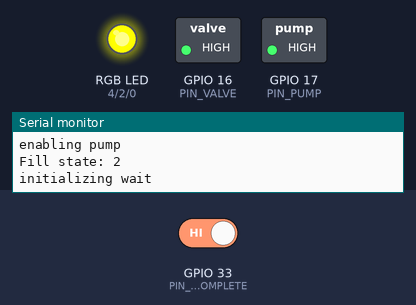
This sketch was run on a simulated ESP32. On the bench: switched loads named in the sketch (green lamp = pin HIGH), an RGB LED mixed from three pins (HIGH = lit), the last lines printed to the serial monitor. The test bench sets the inputs (shaded band); at power-on: GPIO 33 (PIN_SENSOR_FLOOD_COMPLETE) HIGH.

Above: at 1.3 s.
1.4 s: GPIO 33 (PIN_SENSOR_FLOOD_COMPLETE) driven LOW
At 1.8 s:
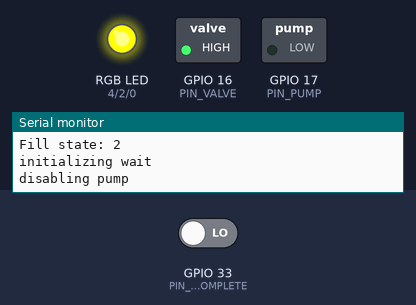
At 16.8 s:
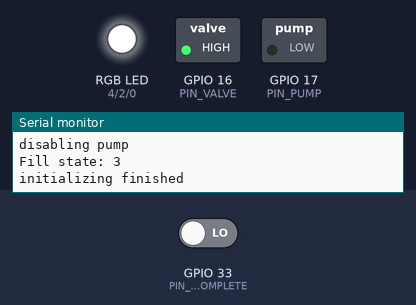
Timing chart, 0 to 19.5 s (numbered marks = the images above; inputs shaded):
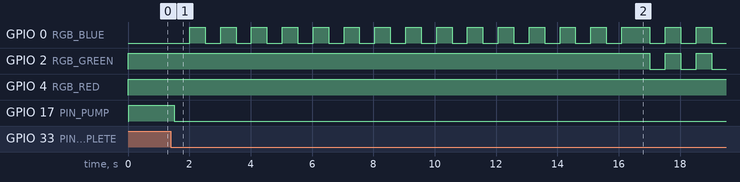

Measured:
- after the input at 1.4 s, GPIO 0 (RGB_BLUE): goes 14 × (HIGH 0.50 s, LOW 0.50 s), HIGH 0.92 s, LOW 0.50 s, HIGH 0.50 s, LOW 0.50 s, HIGH 0.50 s, then LOW, starting after 0.61 s; GPIO 2 (RGB_GREEN): alternates HIGH for 0.50 s and LOW for 0.50 s, starting after 15.6 s; GPIO 17 (PIN_PUMP): HIGH → LOW after 0.11 s

The sketch:

hydroponics_watering.ino
```cpp
#include "constants.h"

#include "TickObject.hpp"
#include "TickObjectList.h"
#include "TimeIntervalGuard.hpp"
#include "WaterDetector.h"
#include "LightDiode.h"
#include "Relay.hpp"
#include "State.hpp"
#include "StateFill.hpp"
#include "HydroponicsManager.h"

unsigned int lastTick = 0;
HydroponicsManager* hydroponics_manager;

#define TICK_INTERVAL 10

void setup() {
  Serial.begin(115200);
  Serial.println("startup");
  hydroponics_manager = new HydroponicsManager();
}

void loop() {
  unsigned int diff = getDiff();
  hydroponics_manager->tick(diff);
  delay(TICK_INTERVAL);
}

unsigned int getDiff() {
  unsigned int ms = millis();
  unsigned int diff = ms - lastTick;
  lastTick = ms;
  return diff;
}
```

HydroponicsManager.cpp
```cpp
#include <Arduino.h>
#include "HydroponicsManager.h"
#include "constants.h"
#include "StateFill.hpp"
#include "StateIdle.hpp"

RTC_DATA_ATTR int deepSleepCounter = 0;

// sleep 2 times, totals to 2 hours
#define DEEP_SLEEP_MAX 2

HydroponicsManager::HydroponicsManager() {
  this->light_diode = new LightDiode();
  this->flood_complete_detector = new WaterDetector(PIN_SENSOR_FLOOD_COMPLETE, FLOOD_THRESHOLD);
  this->pump = new Relay(PIN_PUMP);
  this->valve = new Relay(PIN_VALVE);

  byte objectCount = 2;
  this->objectList = new TickObjectList(objectCount);
  this->objectList->add(light_diode);
  this->objectList->add(flood_complete_detector);

  this->light_diode->setMode(LightDiode::MODE_BLINKING);
  this->light_diode->set(LightDiode::COLOUR_YELLOW);

  this->initialize();
}

HydroponicsManager::~HydroponicsManager() {
  delete this->objectList;
  delete this->light_diode;
  delete this->flood_complete_detector;
}

TickObjectList* HydroponicsManager::getObjectList() {
  return this->objectList;
}

void HydroponicsManager::tick(unsigned int diff) {
  for(byte idx = 0; idx < this->objectList->getCount(); idx++) {
    TickObject* obj = this->objectList->get(idx);
    if (obj != nullptr && obj->isEnabled()) {
      obj->tick(diff);
    }
  }

  if(this->stateObj != nullptr) {
    this->stateObj->tick(diff);
  }
}

void HydroponicsManager::initialize() {
  Serial.println("initialize()");
  this->isInitialized = true;

  esp_sleep_wakeup_cause_t wakeup_reason;
  wakeup_reason = esp_sleep_get_wakeup_cause();
  if (wakeup_reason == ESP_SLEEP_WAKEUP_TIMER) {
    Serial.println("woke up from deep sleep.");
    deepSleepCounter++;
    if (deepSleepCounter < DEEP_SLEEP_MAX) {
      Serial.printf("deep sleep %d...", deepSleepCounter);
      Serial.println();
      this->setState(STATE_IDLE);
      return;
    } else {
      Serial.println("deep sleep finished");
      ESP.restart();
    }
  } else {
    deepSleepCounter = 0;

    Serial.println("filling...");
    this->setState(STATE_FILL);
  }
}

void HydroponicsManager::setState(byte newState) {
  if(this->state == newState) {
    return;
  }

  this->state = newState;

  if (this->stateObj != nullptr) {
    delete this->stateObj;
  }

  Serial.printf("Going into state %d...", this->state);
  Serial.println();
  switch (this->state)
  {
    case STATE_FILL:
      this->stateObj = new StateFill(this);
      break;
    case STATE_IDLE:
      this->stateObj = new StateIdle(this);
      break;
    default:
      Serial.printf("Unknown state: %d", this->state);
      Serial.println();
      break;
  }
}
```

HydroponicsManager.h
```cpp
#ifndef HYDROPONICSMANAGER_H
#define HYDROPONICSMANAGER_H

#include "TickObjectList.h"
#include "TickObject.hpp"
#include "WaterDetector.h"
#include "LightDiode.h"
#include "Relay.hpp"
#include "State.hpp"

static const byte STATE_FILL = 0;
static const byte STATE_IDLE = 2;

// Declare state, resolves circular reference issue.
class State;

class HydroponicsManager : public TickObject {
  public:
    HydroponicsManager();
    ~HydroponicsManager();

    LightDiode* light_diode;
    WaterDetector* flood_complete_detector;
    Relay* pump;
    Relay* valve;

    TickObjectList* getObjectList();
    void tick(unsigned int diff);
    void setState(byte newState);
  private:
    TickObjectList* objectList;

    byte state = -1;
    State* stateObj = nullptr;
    bool isInitialized = false;
    void initialize();
};

#endif
```

LightDiode.cpp
```cpp
#include <Arduino.h>
#include "LightDiode.h"
#include "TimeIntervalGuard.hpp"

LightDiode::LightDiode() {
  pinMode(RGB_RED, OUTPUT);
  pinMode(RGB_GREEN, OUTPUT);
  pinMode(RGB_BLUE, OUTPUT);

  this->set(COLOUR_OFF);
}

LightDiode::~LightDiode() {
  this->clearIntervalGuard();
}

void LightDiode::clearIntervalGuard() {
  if(this->interval_guard != nullptr) {
    delete this->interval_guard;
    this->interval_guard = nullptr;
  }
}

void LightDiode::set(byte colour) {
  this->desired_state = colour;
}

void LightDiode::setMode(byte mode) {
  this->mode = mode;

  this->clearIntervalGuard();

  switch (this->mode)
  {
  case MODE_BLINKING:
    this->interval_guard = new TimeIntervalGuard(this->blink_interval);
    break;
  default:
    break;
  }
}

void LightDiode::setBlinkInterval(byte interval) {
  if (interval < BLINK_INTERVAL_MIN) {
    interval = BLINK_INTERVAL_MIN;
  }
  if (interval > BLINK_INTERVAL_MAX) {
    interval = BLINK_INTERVAL_MAX;
  }
  this->blink_interval = interval;

  if (this->mode == MODE_BLINKING) {
    this->interval_guard->setInterval(this->blink_interval);
  }
}

void LightDiode::tick(unsigned int diff) {
  switch(this->mode) {
    case MODE_STATIC:
      this->tickModeStatic();
      break;
    case MODE_BLINKING:
      this->tickModeBlinking(diff);
      break;
  }
}

void LightDiode::tickModeStatic() {
  if (this->current_state != this->desired_state) {
    this->writeState(this->desired_state);
  }
}

void LightDiode::tickModeBlinking(unsigned int diff) {
  if (!this->interval_guard->updateCheckElapsed(diff)) {
    return;
  }
  this->interval_guard->reset();

  if (this->current_state == COLOUR_OFF) {
    this->writeState(this->desired_state);
  } else {
    this->writeState(COLOUR_OFF);
  }
}

void LightDiode::writeState(byte colour) {
  bool red = (byte)((colour & COLOUR_RED) > 0) ? LOW : HIGH;
  bool green = (byte)((colour & COLOUR_GREEN) > 0) ? LOW : HIGH;
  bool blue = (byte)((colour & COLOUR_BLUE) > 0) ? LOW : HIGH;
  digitalWrite(RGB_RED, red);
  digitalWrite(RGB_GREEN, green);
  digitalWrite(RGB_BLUE, blue);
  this->current_state = colour;
}
```

LightDiode.h
```cpp
#ifndef LIGHTDIODE_H
#define LIGHTDIODE_H

#include "TickObject.hpp"
#include "TimeIntervalGuard.hpp"

#define RGB_RED 4
#define RGB_GREEN 2
#define RGB_BLUE 0

#define BLINK_INTERVAL_MIN 100
#define BLINK_INTERVAL_MAX 5000
#define BLINK_INTERVAL_DEFAULT 500

class LightDiode : public TickObject {
  public:
    LightDiode();
    ~LightDiode();

    void set(byte colour);
    void setMode(byte mode);
    void setBlinkInterval(byte interval);
    void tick(unsigned int diff);

    static const byte COLOUR_RED = 1;
    static const byte COLOUR_GREEN = 2;
    static const byte COLOUR_BLUE = 4;
    static const byte COLOUR_YELLOW = COLOUR_RED | COLOUR_GREEN;
    static const byte COLOUR_PURPLE = COLOUR_RED | COLOUR_BLUE;
    static const byte COLOUR_TEAL = COLOUR_GREEN | COLOUR_BLUE;
    static const byte COLOUR_WHITE = COLOUR_RED | COLOUR_GREEN | COLOUR_BLUE;
    static const byte COLOUR_OFF = 0;

    static const byte MODE_STATIC = 0;
    static const byte MODE_BLINKING = 1;
  private:
    byte current_state = COLOUR_OFF;
    byte desired_state = COLOUR_OFF;
    byte mode;

    void writeState(byte colour);

    void tickModeStatic();

    unsigned int blink_interval = BLINK_INTERVAL_DEFAULT;
    void tickModeBlinking(unsigned int diff);
    TimeIntervalGuard* interval_guard = nullptr;
    void clearIntervalGuard();
};

#endif
```

Relay.hpp
```cpp
#ifndef RELAY_H
#define RELAY_H

#include <Arduino.h>

class Relay {
  public:
    Relay(uint8_t pin) {
      this->pin = pin;
      pinMode(pin, OUTPUT);
      setActive(this->isActive);
    }
    void setActive(bool state) {
      this->isActive = state;
      digitalWrite(this->pin, state ? HIGH : LOW);
    }
    bool getIsActive() {
      return this->isActive;
    }
  private:
    uint8_t pin;
    bool isActive = false;
};

#endif
```

State.hpp
```cpp
#ifndef STATE_H
#define STATE_H

#include "TickObject.hpp"
#include "HydroponicsManager.h"

// Declare HydroponicsManager, resolves circular reference issue.
class HydroponicsManager;

class State : public TickObject {
  public:
    State(HydroponicsManager* manager) {
      this->manager = manager;
    }
  protected:
    HydroponicsManager* manager;
};

#endif
```

StateFill.hpp
```cpp
#ifndef STATEFILL_H
#define STATEFILL_H

#include "State.hpp"
#include "LightDiode.h"

#define FILL_TIME_WAIT_CHECK 15000
#define FILL_TIME_WAIT_BEFORE_DRAIN 480000

static const byte FILL_STATE_BEGIN = 0;
static const byte FILL_STATE_PUMP = 1;
static const byte FILL_STATE_WAIT = 2;
static const byte FILL_STATE_FINISHED = 3;

class StateFill : public State {
  public:
    StateFill(HydroponicsManager* manager) : State(manager) {
      Serial.println("Initializing StateFill...");
      this->interval = new TimeIntervalGuard(FILL_TIME_WAIT_CHECK);
      int state1 = digitalRead(16);
      int state2 = digitalRead(17);
      Serial.printf("pin state: %d, %d", state1, state2);
      Serial.println();
      this->setState(FILL_STATE_BEGIN);
    }

    ~StateFill() {
      delete this->interval;
    }

    void tick(unsigned int diff) {
      switch(this->fillState) {
        case FILL_STATE_BEGIN:
          this->handleStateBegin();
          break;
        case FILL_STATE_PUMP:
          this->handleStatePump();
          break;
        case FILL_STATE_WAIT:
          this->handleStateWait(diff);
          break;
        case FILL_STATE_FINISHED:
          this->handleStateFinished(diff);
          break;
      }
    }

  private:
    TimeIntervalGuard* interval;
    bool isFillDetected = false;
    byte fillState = -1;

    void setState(byte state) {
      Serial.printf("Fill state: %d", state);
      Serial.println();
      this->fillState = state;
      this->initState(state);
    }

    void initState(byte state) {
      switch(state) {
        case FILL_STATE_BEGIN:
          this->manager->valve->setActive(true);
        case FILL_STATE_PUMP:
          Serial.println("initializing begin/pump");
          this->manager->light_diode->setMode(LightDiode::MODE_STATIC);
          this->manager->light_diode->set(LightDiode::COLOUR_BLUE);
          break;
        case FILL_STATE_WAIT:
          Serial.println("initializing wait");
          this->interval->resetSetInterval(FILL_TIME_WAIT_CHECK);
          break;
        case FILL_STATE_FINISHED:
          Serial.println("initializing finished");
          this->manager->light_diode->setMode(LightDiode::MODE_BLINKING);
          this->manager->light_diode->set(LightDiode::COLOUR_TEAL);
          this->interval->resetSetInterval(FILL_TIME_WAIT_BEFORE_DRAIN);
          break;
        default:
          break;
      }
    }

    void handleStateBegin() {
      Serial.println("enabling valve");
      this->manager->valve->setActive(true);
      this->setState(FILL_STATE_PUMP);
    }

    void handleStatePump() {
      Serial.println("enabling pump");
      this->manager->pump->setActive(true);
      this->setState(FILL_STATE_WAIT);
    }

    void handleStateWait(unsigned int diff) {
      // Serial.println("wait...");
      bool filledDetected = this->manager->flood_complete_detector->getIsWatered();
      bool filledDetectedPreviously = this->isFillDetected;
      this->isFillDetected = filledDetected;

      auto pump = this->manager->pump;
      if (!filledDetected) {
        if(this->interval->updateCheckElapsed(diff) && !pump->getIsActive()) {
          this->setState(FILL_STATE_PUMP);
        }
        return;
      }

      if(pump->getIsActive()) {
        Serial.println("disabling pump");
        pump->setActive(false);
        this->interval->reset();
        this->manager->light_diode->setMode(LightDiode::MODE_BLINKING);
        this->manager->light_diode->set(LightDiode::COLOUR_BLUE);
      } else {
        if(this->interval->updateCheckElapsed(diff)) {
          if (filledDetectedPreviously) {
            this->setState(FILL_STATE_FINISHED);
            return;
          }
        }
      }
    }

    void handleStateFinished(unsigned int diff) {
      if(this->interval->updateCheckElapsed(diff)) {
        Serial.println("Finished Filling!");
        this->interval->setEnabled(false);
        this->manager->valve->setActive(false);
        this->manager->setState(STATE_IDLE);
      }
    }
};

#endif
```

StateIdle.hpp
```cpp
#ifndef STATEIDLE_H
#define STATEIDLE_H

#include "State.hpp"
#include "LightDiode.h"

static const unsigned long IDLE_TIME_SLEEP=3600*1000*1000; // 1 hour

class StateIdle : public State {
  public:
    StateIdle(HydroponicsManager* manager) : State(manager) {
      auto led = this->manager->light_diode;
      led->setMode(LightDiode::MODE_STATIC);
      led->set(LightDiode::COLOUR_YELLOW);
    }
    ~StateIdle() {
    }
    void tick(unsigned int diff) {
      unsigned long operatingTime = micros();
      unsigned long timeSleep = (operatingTime > IDLE_TIME_SLEEP) ? 1 : IDLE_TIME_SLEEP - operatingTime;
      Serial.printf("going to sleep for %lu (%lu/%x) seconds... (operating time was: %lu)", timeSleep/1000/1000, timeSleep, timeSleep, operatingTime/1000/1000);
      esp_sleep_enable_timer_wakeup(timeSleep);
      esp_deep_sleep_start();
      // End of program. Board goes into sleep mode.
    }
};

#endif
```

TickObject.hpp
```cpp
#ifndef TICKOBJECT_H
#define TICKOBJECT_H

class TickObject {
  public:
    bool isEnabled() {
      return this->is_enabled;
    }
    void setEnabled(bool state) {
      this->is_enabled = state;
    }
    virtual void tick(unsigned int diff) = 0;
  private:
    bool is_enabled = true;
};

#endif
```

TickObjectList.cpp
```cpp
#include <Arduino.h>
#include "TickObjectList.h"
#include "TickObject.hpp"

TickObjectList::TickObjectList(byte maxSize) {
  this->max_size = maxSize;
  this->count = 0;
  TickObject** arr = new TickObject*[this->max_size];
  this->objects = arr;
}

void TickObjectList::add(TickObject* obj) {
  if(this->count < this->max_size) {
    this->objects[count++] = obj;
  }
}

TickObject* TickObjectList::get(byte index) {
  if (index < 0 || index >= this->max_size) {
    return nullptr;
  }
  return this->objects[index];
}

byte TickObjectList::getCount() {
  return this->count;
}
```

TickObjectList.h
```cpp
#ifndef TICKOBJECTLIST_H
#define TICKOBJECTLIST_H

#include "TickObject.hpp"

class TickObjectList {
  public:
    TickObjectList(byte maxSize);
    void add(TickObject* obj);
    TickObject* get(byte index);
    byte getCount();
  private:
    byte count;
    byte max_size;
    TickObject** objects;
};

#endif
```

TimeIntervalGuard.hpp
```cpp
#ifndef TIMEINTERVALGUARD_H
#define TIMEINTERVALGUARD_H

class TimeIntervalGuard {
  public:
    TimeIntervalGuard(unsigned int interval) {
      this->setInterval(interval);
    }
    void reset() {
      this->time_elapsed = 0;
      this->is_enabled = true;
    }
    void resetSetInterval(unsigned int interval) {
      this->reset();
      this->setInterval(interval);
    }
    bool updateCheckElapsed(unsigned int diff) {
      this->time_elapsed += diff;
      return is_enabled && this->time_elapsed >= this->interval;
    }
    void setInterval(unsigned int interval) {
      this->interval = interval;
    }
    void setEnabled(bool enabled) {
      this->is_enabled = enabled;
    }
  private:
    unsigned int time_elapsed = 0;
    unsigned int interval;
    bool is_enabled = true;
};

#endif
```

WaterDetector.cpp
```cpp
#include <Arduino.h>
#include "WaterDetector.h"
#include "TimeIntervalGuard.hpp"

WaterDetector::WaterDetector(byte pin, float threshold) {
  this->pin = pin;
  this->threshold = threshold;
  this->interval_guard = new TimeIntervalGuard(this->interval);
}

WaterDetector::~WaterDetector() {
  if (this->interval_guard != nullptr) {
    delete this->interval_guard;
  }
}

bool WaterDetector::getIsWatered() {
  return this->isWatered;
}

void WaterDetector::tick(unsigned int diff) {
  if(!this->interval_guard->updateCheckElapsed(diff)) {
    return;
  }
  this->interval_guard->reset();

  float reading = 0;
  for(byte i = 0; i < MEASURE_SAMPLE_SIZE; i++) {
    reading += touchRead(this->pin);
  }
  reading /= MEASURE_SAMPLE_SIZE;

  if (reading <= this->threshold) {
    this->isWatered = true;
  } else {
    this->isWatered = false;
  }
}
```

WaterDetector.h
```cpp
#ifndef WATERDETECTOR_H
#define WATERDETECTOR_H

#include "TickObject.hpp"
#include "TimeIntervalGuard.hpp"

#define MEASURE_SAMPLE_SIZE 8
#define MEASURE_INTERVAL_DEFAULT 500

class WaterDetector : public TickObject {
  public:
    WaterDetector(byte pin, float threshold);
    ~WaterDetector();
    void tick(unsigned int diff);
    bool getIsWatered();
  private:
    byte pin;
    float threshold;
    bool isWatered = false;
    unsigned int interval = MEASURE_INTERVAL_DEFAULT;
    unsigned int timeSinceLastMeasurement = 0;
    TimeIntervalGuard* interval_guard = nullptr;
};

#endif
```

constants.h
```cpp
#ifndef CONSTANTS_H
#define CONSTANTS_H

#define FLOOD_THRESHOLD 30.0

static const uint8_t PIN_SENSOR_FLOOD_COMPLETE = 33;

static const uint8_t PIN_PUMP = 17;
static const uint8_t PIN_VALVE = 16;

#endif
```
